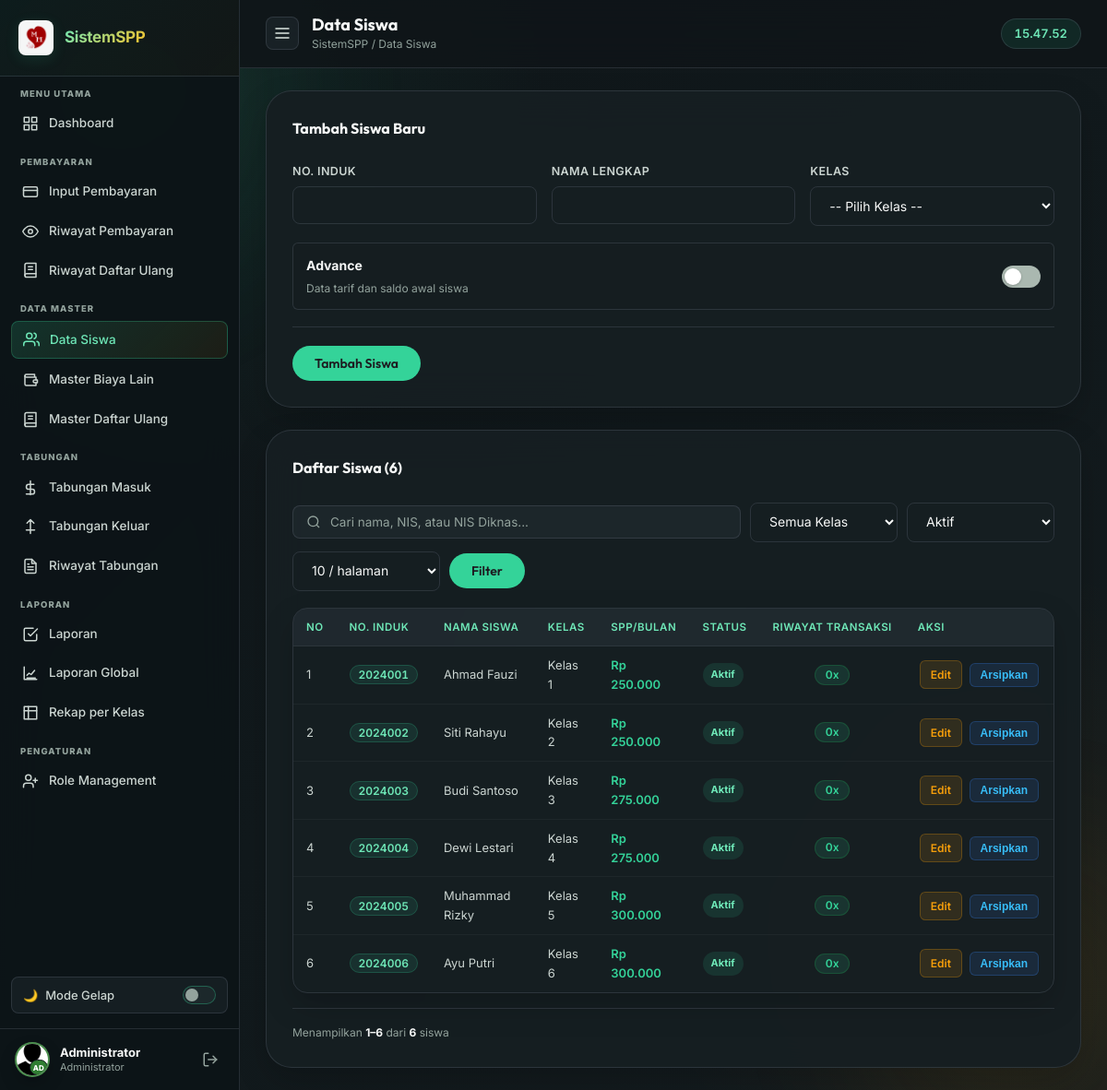
/siswa/daftar.php (signed in), run on an earlier commit of the app's database.
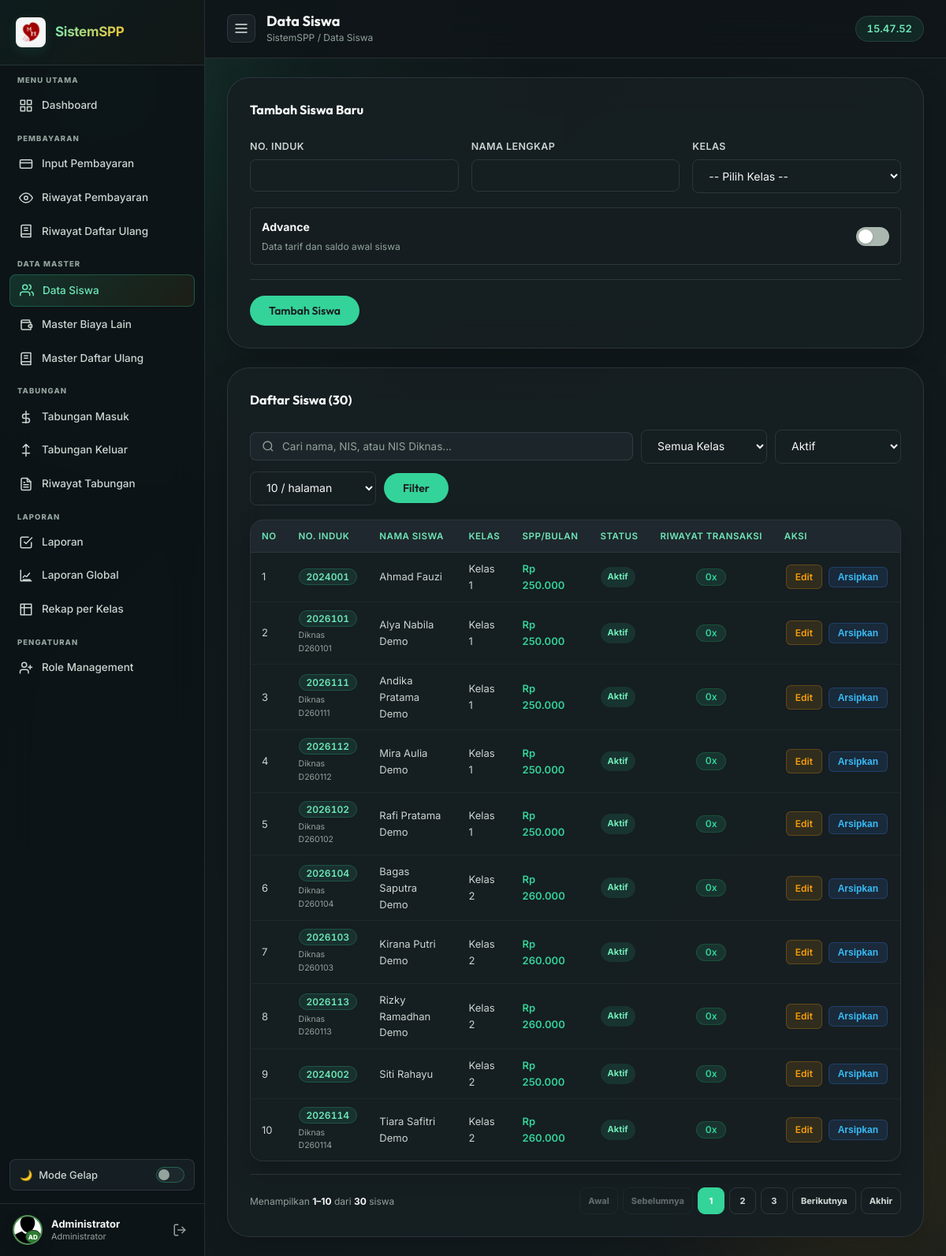
And on a later commit of the database.
### tables this page shows
CREATE TABLE `siswa` (
  `id`              INT AUTO_INCREMENT PRIMARY KEY,
  `NO_INDUK`        VARCHAR(10) NOT NULL UNIQUE,
  `NAMA`            VARCHAR(100) NOT NULL,
  `KELAS`           CHAR(1) NOT NULL,
  `SPP_PERBULAN`    DECIMAL(15,2) NOT NULL DEFAULT 0,
  `PANGKAL`         DECIMAL(15,2) NOT NULL DEFAULT 0,
  `BANGUNAN`        DECIMAL(15,2) NOT NULL DEFAULT 0,
  `SERAGAM`         DECIMAL(15,2) NOT NULL DEFAULT 0,
  `KEGIATAN`        DECIMAL(15,2) NOT NULL DEFAULT 0,
  `MAKAN`           DECIMAL(15,2) NOT NULL DEFAULT 0,
  `SORGA`           DECIMAL(15,2) NOT NULL DEFAULT 0,
  `INFAQ`           DECIMAL(15,2) NOT NULL DEFAULT 0,
  `PANGKAL_BAYAR`   DECIMAL(15,2) NOT NULL DEFAULT 0,
  `BANGUNAN_BAYAR`  DECIMAL(15,2) NOT NULL DEFAULT 0,
  `SERAGAM_BAYAR`   DECIMAL(15,2) NOT NULL DEFAULT 0,
  `KEGIATAN_BAYAR`  DECIMAL(15,2) NOT NULL DEFAULT 0,
  `POMG`            DECIMAL(15,2) NOT NULL DEFAULT 0,
  `DAFTAR_ULANG`    DECIMAL(15,2) NOT NULL DEFAULT 0,
  `NO_induk_diknas` CHAR(10) DEFAULT NULL,
  `potong_pangkal`  DECIMAL(15,2) NOT NULL DEFAULT 0,
  `tot_pangkal`     DECIMAL(15,2) NOT NULL DEFAULT 0,
  `tot_du`          DECIMAL(15,2) NOT NULL DEFAULT 0,
  `potong_du`       DECIMAL(15,2) NOT NULL DEFAULT 0,
  `is_active`       TINYINT(1) NOT NULL DEFAULT 1,
  `created_at`      TIMESTAMP DEFAULT CURRENT_TIMESTAMP,
  UNIQUE KEY `uk_siswa_no_induk_diknas` (`NO_induk_diknas`),
  KEY `idx_siswa_status_kelas_nama` (`is_active`, `KELAS`, `NAMA`),
  CONSTRAINT `chk_siswa_kelas_sd` CHECK (`KELAS` IN ('1','2','3','4','5','6'))
);

### siswa/daftar.php (the view, shortened to what the rows shown need)
<?php
require_once '../koneksi.php';
require_once '../includes/pagination.php';
$query = trim((string)($_GET['q'] ?? ''));
$filterClass = (string)($_GET['kelas'] ?? '');
$filterStatus = (string)($_GET['status'] ?? 'active');
$allowedPageSizes = [10, 25, 50];
$perPage = page_size_param('per_page', $allowedPageSizes, 10);
$page = page_int_param('page');
$listWhereSql = "
    FROM siswa s
    WHERE (? = '' OR s.NO_INDUK LIKE CONCAT('%', ?, '%') OR s.NAMA LIKE CONCAT('%', ?, '%') OR s.NO_induk_diknas LIKE CONCAT('%', ?, '%'))
      AND (? = '' OR s.KELAS = ?)
      AND (? = 'all' OR s.is_active = IF(? = 'archived', 0, 1))
";
$listTypes = 'ssssssss';
$listParams = [$query, $query, $query, $query, $filterClass, $filterClass, $filterStatus, $filterStatus];
$stmtCount = $koneksi->prepare("SELECT COUNT(*) AS total " . $listWhereSql);
$stmtCount->bind_param($listTypes, ...$listParams);
$stmtCount->execute();
$totalStudents = (int)($stmtCount->get_result()->fetch_assoc()['total'] ?? 0);
$totalPages = total_pages($totalStudents, $perPage);
$page = min($page, $totalPages);
$offset = ($page - 1) * $perPage;
$stmtList = $koneksi->prepare("
    SELECT s.*,
      (SELECT COUNT(*) FROM bayar p WHERE p.NO_INDUK = s.NO_INDUK) AS jml_bayar,
      ((SELECT COUNT(*) FROM bayar p WHERE p.NO_INDUK = s.NO_INDUK) +
       (SELECT COUNT(*) FROM bayar_du du WHERE du.no_induk = s.NO_INDUK) +
       (SELECT COUNT(*) FROM transaksi_m tm WHERE tm.NO_INDUK = s.NO_INDUK) +
       (SELECT COUNT(*) FROM transaksi_k tk WHERE tk.NO_INDUK = s.NO_INDUK)) AS history_count
    " . $listWhereSql . "
    ORDER BY s.is_active DESC,
      CASE WHEN s.KELAS REGEXP '^[1-6]$' THEN 0 ELSE 1 END,
      CAST(s.KELAS AS UNSIGNED), s.KELAS, s.NAMA ASC
    LIMIT ? OFFSET ?
");
$pageTypes = $listTypes . 'ii';
$pageParams = array_merge($listParams, [$perPage, $offset]);
$stmtList->bind_param($pageTypes, ...$pageParams);
$stmtList->execute();
$studentRows = $stmtList->get_result()->fetch_all(MYSQLI_ASSOC);
$studentPaginationQuery = pagination_query(['per_page' => $perPage]);
?>
<!DOCTYPE html>
<html lang="id">
<head>
  <link rel="stylesheet" href="../assets/css/style.css?v=4.7" />
</head>
<body>
  <div class="layout">
    <main class="main-content">
      <div class="topbar">
        <div class="topbar-title"><h2>Data Siswa</h2><span class="breadcrumb">SistemSPP / Data Siswa</span></div>
      </div>
      <div class="main-card" style="margin-top:0">
        <div class="table-container">
          <table class="payment-table responsive-table">
            <thead><tr><th>No</th><th>No. Induk</th><th>Nama Siswa</th><th>Kelas</th><th>SPP/Bulan</th><th>Status</th><th class="student-history-col">Riwayat Transaksi</th><th>Aksi</th></tr></thead>
            <tbody>
              <?php if (!$studentRows): ?>
              <tr><td colspan="8"><div class="empty-state"><p>Data siswa tidak ditemukan</p></div></td></tr>
              <?php else: foreach ($studentRows as $index => $student):
                $editUrl = 'daftar.php?edit=' . (int)$student['id'];
              ?>
              <tr class="clickable-payment-row" data-edit-url="<?= htmlspecialchars($editUrl, ENT_QUOTES, 'UTF-8') ?>" tabindex="0" role="link" aria-label="Edit siswa <?= htmlspecialchars($student['NAMA'], ENT_QUOTES, 'UTF-8') ?>">
                <td data-label="No"><?= $offset + $index + 1 ?></td>
                <td data-label="No. Induk"><span class="badge-nis"><?= htmlspecialchars($student['NO_INDUK']) ?></span><?php if (!empty($student['NO_induk_diknas'])): ?><small class="du-history-nis">Diknas <?= htmlspecialchars($student['NO_induk_diknas']) ?></small><?php endif; ?></td>
                <td data-label="Nama Siswa"><?= htmlspecialchars($student['NAMA']) ?></td>
                <td data-label="Kelas">Kelas <?= htmlspecialchars($student['KELAS']) ?></td>
                <td data-label="SPP/Bulan" class="nominal">Rp <?= number_format((float)$student['SPP_PERBULAN'], 0, ',', '.') ?></td>
                <td data-label="Status"><span class="master-status <?= $student['is_active'] ? 'is-active' : 'is-inactive' ?>"><?= $student['is_active'] ? 'Aktif' : 'Diarsipkan' ?></span></td>
                <td data-label="Riwayat Transaksi" class="student-history-col"><span class="badge-count"><?= (int)$student['history_count'] ?>x</span></td>
                <td data-label="Aksi" class="aksi-col">
                  <a class="btn-tbl btn-tbl-edit" href="<?= htmlspecialchars($editUrl) ?>">Edit</a>
                  <form method="POST" action="daftar.php" style="display:inline" onsubmit="return confirm('<?= $student['is_active'] ? 'Arsipkan' : 'Pulihkan' ?> siswa <?= htmlspecialchars(addslashes($student['NAMA'])) ?>?')">
                    <button type="submit" class="btn-tbl btn-tbl-toggle"><?= $student['is_active'] ? 'Arsipkan' : 'Pulihkan' ?></button>
                  </form>
                </td>
              </tr>
              <?php endforeach; endif; ?>
            </tbody>
          </table>
        </div>
        <?php render_pagination('daftar.php', $studentPaginationQuery, $page, $totalPages, $totalStudents, $perPage, 'siswa'); ?>
      </div>
    </main>
  </div>
</body>
</html>

### includes/pagination.php (shortened to what the rows shown need)
<?php
function page_int_param(string $name, int $default = 1): int {
    return max(1, (int)($_GET[$name] ?? $default));
}
function page_size_param(string $name = 'per_page', array $allowed = [10, 25, 50], int $default = 10): int {
    $requested = (int)($_GET[$name] ?? $default);
    return in_array($requested, $allowed, true) ? $requested : $default;
}
function total_pages(int $totalRows, int $perPage): int {
    return max(1, (int)ceil(max(0, $totalRows) / max(1, $perPage)));
}
function render_pagination(string $path, array $query, int $page, int $totalPages, int $totalRows, int $perPage, string $label = 'data', string $pageParam = 'page'): void {
    $firstShown = (($page - 1) * $perPage) + 1;
    $lastShown = min($totalRows, $page * $perPage);
    ?>
    <div class="du-pagination-footer">
      <p class="du-pagination-info">Menampilkan <strong><?= number_format($firstShown) ?>&ndash;<?= number_format($lastShown) ?></strong> dari <strong><?= number_format($totalRows) ?></strong> <?= htmlspecialchars($label) ?></p>
    </div>
    <?php
}

What changed in the data, as far as the page shows it:
no longer on this page (row edited): siswa: index "3", NO_INDUK "2024003", NAMA "Budi Santoso", KELAS "3", SPP_PERBULAN "275.000", is_active "Aktif", history_count "0"
no longer on this page (row edited): siswa: index "4", NO_INDUK "2024004", NAMA "Dewi Lestari", KELAS "4", SPP_PERBULAN "275.000", is_active "Aktif", history_count "0"
no longer on this page (row edited): siswa: index "5", NO_INDUK "2024005", NAMA "Muhammad Rizky", KELAS "5", SPP_PERBULAN "300.000", is_active "Aktif", history_count "0"
no longer on this page (row edited): siswa: index "6", NO_INDUK "2024006", NAMA "Ayu Putri", KELAS "6", SPP_PERBULAN "300.000", shows "Aktif", history_count "0", shows "Arsipkan", is_active "1", id "6"
added siswa: index "2", NO_INDUK "2026101", NO_induk_diknas "D260101", NAMA "Alya Nabila Demo", KELAS "1", SPP_PERBULAN "250.000", is_active "Aktif", history_count "0"
added siswa: index "3", NO_INDUK "2026111", NO_induk_diknas "D260111", NAMA "Andika Pratama Demo", KELAS "1", SPP_PERBULAN "250.000", is_active "Aktif", history_count "0"
added siswa: index "4", NO_INDUK "2026112", NO_induk_diknas "D260112", NAMA "Mira Aulia Demo", KELAS "1", SPP_PERBULAN "250.000", is_active "Aktif", history_count "0"
added siswa: index "5", NO_INDUK "2026102", NO_induk_diknas "D260102", NAMA "Rafi Pratama Demo", KELAS "1", SPP_PERBULAN "250.000", is_active "Aktif", history_count "0"
added siswa: index "6", NO_INDUK "2026104", NO_induk_diknas "D260104", NAMA "Bagas Saputra Demo", KELAS "2", SPP_PERBULAN "260.000", is_active "Aktif", history_count "0"
added siswa: index "7", NO_INDUK "2026103", NO_induk_diknas "D260103", NAMA "Kirana Putri Demo", KELAS "2", SPP_PERBULAN "260.000", is_active "Aktif", history_count "0"
added siswa: index "8", NO_INDUK "2026113", NO_induk_diknas "D260113", NAMA "Rizky Ramadhan Demo", KELAS "2", SPP_PERBULAN "260.000", is_active "Aktif", history_count "0"
changed siswa "Siti Rahayu": index "2" → "9"
added siswa: index "10", NO_INDUK "2026114", NO_induk_diknas "D260114", NAMA "Tiara Safitri Demo", KELAS "2", SPP_PERBULAN "260.000", shows "Aktif", history_count "0", shows "Arsipkan", is_active "1"
Also different on the page:
$totalStudents: "6" → "30"
$lastShown: (not shown) → "10"
$totalRows: (not shown) → "30"
text now shown: "Awal Sebelumnya Berikutnya Akhir"
new list line: "1"
new list line: "2"
new list line: "3"
